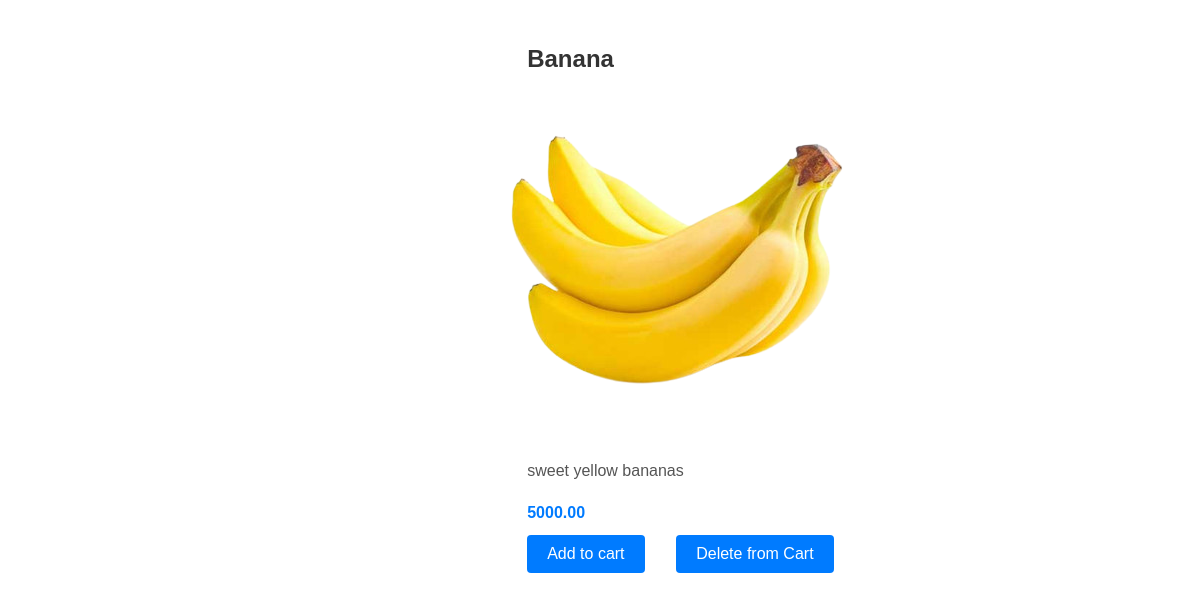
/inventory/product/1/, run on an earlier commit of the app's database.
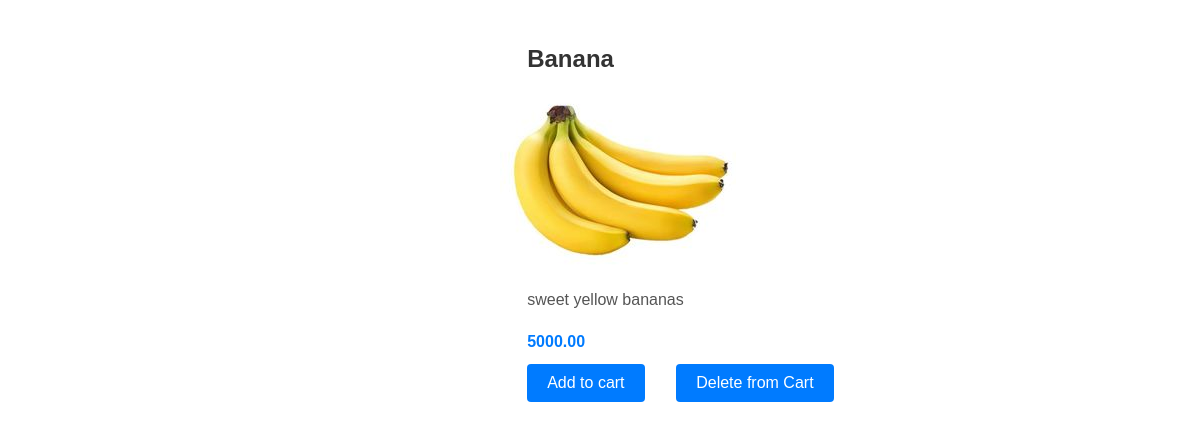
And on a later commit of the database.
### inventory/models.py (models this page shows)
class Product(models.Model):
    Venders=models.ForeignKey(Venders,null=True,on_delete=models.CASCADE)
    name=models.CharField(max_length=32)
    price=models.DecimalField(max_digits=8,decimal_places=2)
    description=models.TextField()
    image=models.ImageField()
    date_created=models.DateTimeField(auto_now_add=True)
    date_updated=models.DateTimeField(auto_now=True)
    stock=models.PositiveIntegerField()

### inventory/views.py (the view)
# urls.py: path("product/<int:id>/", product_detail, name="product_detail"),
def product_detail(request , id):
    product = Product.objects.get(id=id)
    return render(request , 'inventory/product_detail.html',{'product':product})

### templates/inventory/product_detail.html (shortened to what this page needs)
<!DOCTYPE html>
<html lang="en">
<head>
</head>
<body>
    <h2>{{product.name}}</h2>
    <img src="{{product.image.url}}" alt="{{product.name}}"/>
    <p>{{product.description}}</p>
    <span>{{product.price}}</span>
    <a href="{% url 'cart_list'%}"><button class="add-to-cart-btn">Add to cart</button></a>
        <button class="add-to-cart-btn">Delete from Cart</button>    </div>
</body>
</html>

What changed in the data, as far as the page shows it:
changed Product "Banana": image: a different picture
